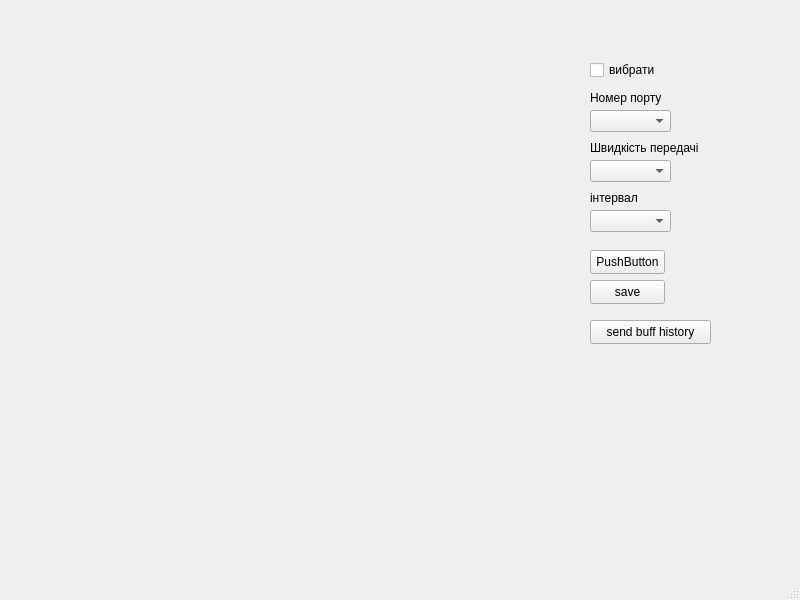
<?xml version="1.0" encoding="UTF-8"?>
<ui version="4.0">
 <class>MainWindow</class>
 <widget class="QMainWindow" name="MainWindow">
  <property name="geometry">
   <rect>
    <x>0</x>
    <y>0</y>
    <width>800</width>
    <height>600</height>
   </rect>
  </property>
  <property name="windowTitle">
   <string>MainWindow</string>
  </property>
  <widget class="QWidget" name="centralwidget">
   <widget class="QCheckBox" name="choice1">
    <property name="geometry">
     <rect>
      <x>590</x>
      <y>60</y>
      <width>76</width>
      <height>20</height>
     </rect>
    </property>
    <property name="text">
     <string>вибрати</string>
    </property>
   </widget>
   <widget class="QComboBox" name="comboBoxPort">
    <property name="geometry">
     <rect>
      <x>590</x>
      <y>110</y>
      <width>81</width>
      <height>22</height>
     </rect>
    </property>
   </widget>
   <widget class="QComboBox" name="comboBoxBaudRate">
    <property name="geometry">
     <rect>
      <x>590</x>
      <y>160</y>
      <width>81</width>
      <height>22</height>
     </rect>
    </property>
   </widget>
   <widget class="QPushButton" name="sendButton">
    <property name="geometry">
     <rect>
      <x>590</x>
      <y>250</y>
      <width>75</width>
      <height>24</height>
     </rect>
    </property>
    <property name="text">
     <string>PushButton</string>
    </property>
   </widget>
   <widget class="QLabel" name="label">
    <property name="geometry">
     <rect>
      <x>590</x>
      <y>90</y>
      <width>91</width>
      <height>16</height>
     </rect>
    </property>
    <property name="text">
     <string>Номер порту</string>
    </property>
   </widget>
   <widget class="QLabel" name="label_2">
    <property name="geometry">
     <rect>
      <x>590</x>
      <y>140</y>
      <width>121</width>
      <height>16</height>
     </rect>
    </property>
    <property name="text">
     <string>Швидкість передачі</string>
    </property>
   </widget>
   <widget class="QWidget" name="formLayoutWidget">
    <property name="geometry">
     <rect>
      <x>270</x>
      <y>30</y>
      <width>191</width>
      <height>291</height>
     </rect>
    </property>
    <layout class="QFormLayout" name="formLayout"/>
   </widget>
   <widget class="QComboBox" name="comboBox">
    <property name="geometry">
     <rect>
      <x>590</x>
      <y>210</y>
      <width>81</width>
      <height>22</height>
     </rect>
    </property>
   </widget>
   <widget class="QLabel" name="label_3">
    <property name="geometry">
     <rect>
      <x>590</x>
      <y>190</y>
      <width>49</width>
      <height>16</height>
     </rect>
    </property>
    <property name="text">
     <string>інтервал</string>
    </property>
   </widget>
   <widget class="QPushButton" name="saveButton">
    <property name="geometry">
     <rect>
      <x>590</x>
      <y>280</y>
      <width>75</width>
      <height>24</height>
     </rect>
    </property>
    <property name="text">
     <string>save</string>
    </property>
   </widget>
   <widget class="QPushButton" name="sendBuffHistoryButton">
    <property name="geometry">
     <rect>
      <x>590</x>
      <y>320</y>
      <width>121</width>
      <height>24</height>
     </rect>
    </property>
    <property name="text">
     <string>send buff history</string>
    </property>
   </widget>
  </widget>
  <widget class="QMenuBar" name="menubar">
   <property name="geometry">
    <rect>
     <x>0</x>
     <y>0</y>
     <width>800</width>
     <height>22</height>
    </rect>
   </property>
  </widget>
  <widget class="QStatusBar" name="statusbar"/>
 </widget>
 <resources/>
 <connections/>
</ui>
